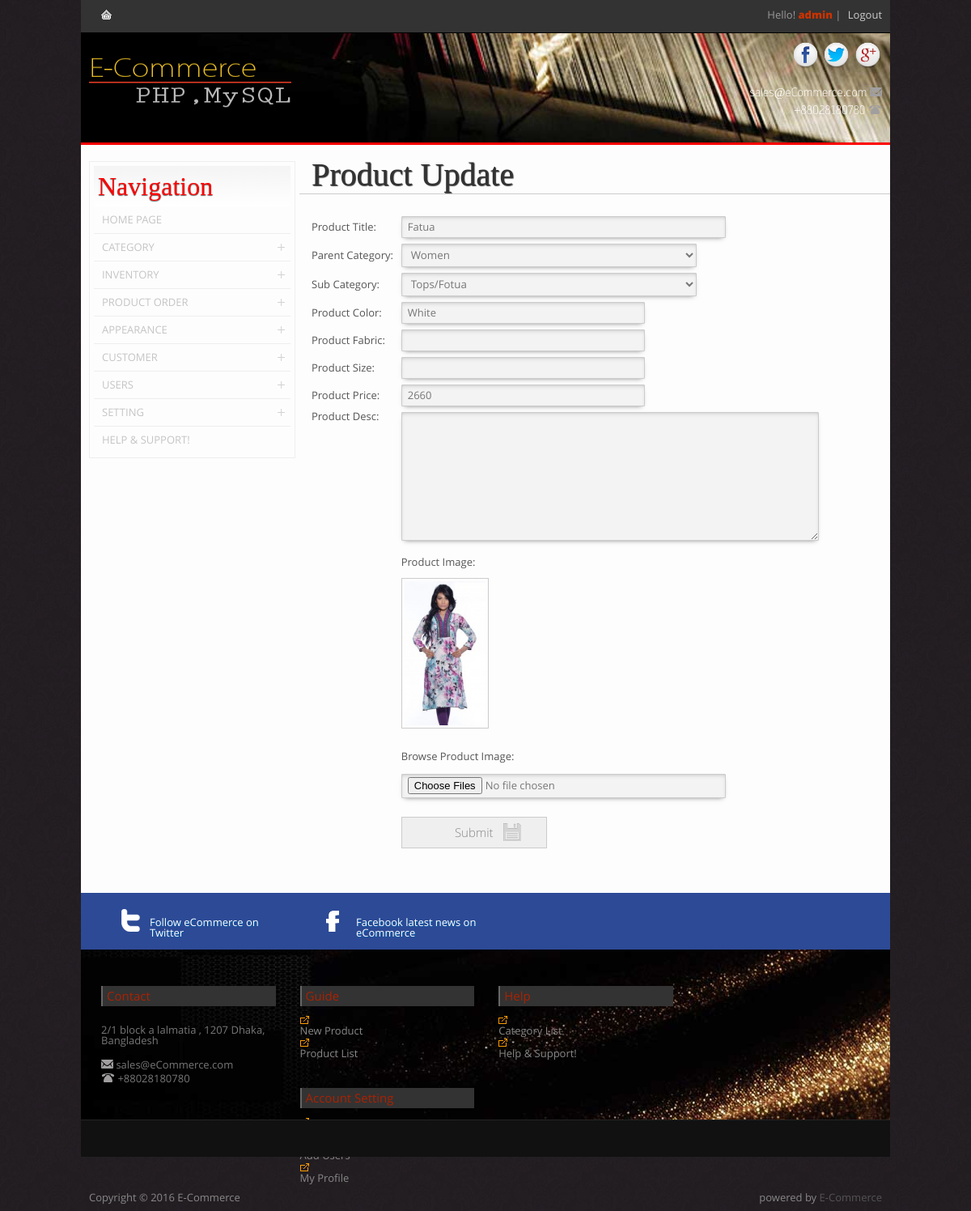
Page /ecommerce/admin/index.php?route=product&option=update&id=8 (signed in) on the committed database.
### tables this page shows
CREATE TABLE IF NOT EXISTS `product_master` (
`product_id` int(11) unsigned NOT NULL,
  `product_code` varchar(150) NOT NULL,
  `product_title` varchar(150) NOT NULL,
  `product_image` text NOT NULL,
  `product_thumb_image` text NOT NULL,
  `product_desc` text NOT NULL,
  `product_color` varchar(150) NOT NULL,
  `product_fabric` varchar(150) NOT NULL,
  `product_price` float NOT NULL,
  `product_special_tag` text NOT NULL,
  `posted_date` datetime NOT NULL,
  `product_category_id` int(11) NOT NULL,
  `product_sub_category_id` int(11) NOT NULL,
  `status` tinyint(4) NOT NULL DEFAULT '1'
);

CREATE TABLE IF NOT EXISTS `category_master` (
`category_id` int(11) unsigned NOT NULL,
  `category_name` varchar(150) NOT NULL,
  `position` varchar(10) NOT NULL,
  `status` tinyint(4) DEFAULT '1'
);

CREATE TABLE IF NOT EXISTS `sub_category_master` (
`sub_category_id` int(11) unsigned NOT NULL,
  `parent_category_id` int(11) NOT NULL,
  `sub_category_name` varchar(150) NOT NULL,
  `status` tinyint(4) NOT NULL DEFAULT '1'
);

### ecommerce/admin/Model/dbclass.php (called while the page is built, shortened)
<?php
	class Model_DBClass {
		public $_hostName = "localhost";
		public $_userName = "ecom";
		public $_userPass = "ecom@12345";
		protected $_link;
		public function __construct(){
			if(!$this->_link = @mysql_pconnect($this->_hostName, $this->_userName, $this->_userPass)){
				echo 'Could not connect to the database Server!';
			}
		}
		public function doQuery($query){
			$result = mysql_query($query, $this->_link);
			return $result;
		}
		public function fetchObject($result){
			$row = mysql_fetch_object($result);
			return $row;
		}
	}

### ecommerce/admin/Views/process/product_update_process.php (called while the page is built, shortened)
<?php
$id = $_GET["id"];
$query = "SELECT * FROM product_master WHERE product_id = $id";
$result= $dbObj->doQuery($query);
$row = $dbObj->fetchObject($result);
?>

### ecommerce/admin/Views/product_update.php (the view, shortened to what this page needs)
<?php require_once 'process/product_update_process.php';?>
<div class="content_box_aside">
    <div class="aside_box">
    <h2>
        Navigation</h2>
        <div class="glossymenu">
			<?php require_once 'SiteMenu.php'; ?>
    	</div>
    </div>
</div>
<div class="content_box_main">
    <div class="topic_title">
    <h2>
        Product Update</h2>
    </div>
    <div class="topic_details">
        <form id="validate" class="form" method="post" action="" onsubmit="" name="" enctype="multipart/form-data">
        <table width="100%" border="0" cellpadding="0" cellspacing="5">
        <tr>
            <td width="15%"><label>Product Title:</label></td>
            <td width="85%"><input type="text" name="product_title" value="<?php echo $row->product_title; ?>" id="title" class="input_field"  style="width:385px" /></td>
          </tr>
          <tr>
            <td><label>Parent Category:</label></td>
            <td>
            <select name="cat_id" id="cat_id" class="input_field" style="width:365px" onchange="subCat()" >
                <?php
                    $getCat = "SELECT * FROM category_master WHERE category_id = $row->product_category_id";
                    $resultCat = $dbObj->doQuery($getCat);
                    $rowCat = $dbObj->fetchObject($resultCat);
                ?>
                <option value="<?php echo $rowCat->category_id ?>"><?php echo ucfirst($rowCat->category_name); ?></option>
            </select>
            </td>
          </tr>
          <tr>
            <td><label> Sub Category:</label></td>
            <td>
				<?php
                $sub_cat_id = $row->product_sub_category_id;
                if(!empty($sub_cat_id))
				{
					$getCat = "SELECT * FROM sub_category_master WHERE sub_category_id=$sub_cat_id";
					$resultCat = $dbObj->doQuery($getCat);
					$rowCat = $dbObj->fetchObject($resultCat);
                ?>
                <select name="sub_cat_id" id="sub_cat_id" class="input_field" style="width:365px" >
                <option value="<?php echo $rowCat->sub_category_id ?>"><?php echo ucfirst($rowCat->sub_category_name); ?></option>
                <?php
				}
                ?>
                </select>
            </td>
          </tr>
          <tr>
            <td><label>Product Color:</label></td>
            <td><input type="text" name="product_color" value="<?php echo $row->product_color; ?>" id="title" class="input_field"  style="width:285px" /></td>
          </tr>
          <tr>
            <td><label>Product Fabric:</label></td>
            <td><input type="text" name="product_fabric" value="<?php echo $row->product_fabric; ?>" id="title" class="input_field"  style="width:285px" /></td>
          </tr>
          <tr>
            <td><label>Product Size:</label></td>
            <td><input type="text" name="product_size" value="<?php echo $row->product_size; ?>" id="title" class="input_field"  style="width:285px" /></td>
          </tr>
          <tr>
            <td><label>Product Price:</label></td>
            <td><input type="text" name="product_price" value="<?php echo $row->product_price; ?>" id="title" class="input_field"  style="width:285px" /></td>
          </tr>
         <tr>
            <td valign="top"><label>Product Desc:</label></td>
            <td><textarea class="ckeditor input_field" name="product_desc" style="width:500px;height:150px" ><?php echo $row->product_desc; ?></textarea></td>
          </tr>
          <tr>
            <td></td>
            <td>
            <br /><label>Product Image:</label>
            <br /><br />
            <img src="../pr_thumb_small/<?php echo $row->product_thumb_image; ?>" width="100px" style="padding:3px; border:solid 1px #ccc;" />
            <br /><br /><br />
            <label>Browse Product Image:</label>
            <br /><br />
            <input type="file" name="file" id="file" class="input_field" style="width:385px" multiple/>
            </td>
          </tr>
          <tr>
            <td>&nbsp;</td>
            <td>&nbsp;</td>
          </tr>
          <tr>
            <td>&nbsp;</td>
            <td><input type="submit" class="my_input_button icon_save" name="sub" value="Submit" style="width:180px"/></td>
          </tr>
        </table>
        </form>
    </div>
</div>

### ecommerce/admin/Style/global_style.css (style rules this page uses)
html { background:#EBEBEB url(../Resources/images/body-bg.jpg); background-repeat: repeat; background-attachment: fixed; }
label { font-size: 13px; color: Gray; }
.input_field { background-color: #f3f3f3; color: #777; font-family: 'Open Sans' , sans-serif; padding: 3px 7px 4px; border: 1px solid #ccc; width: 75%; -webkit-transition: all 0.3s ease-out; -moz-transition: all 0.3s ease-out; -o-transition: all 0.3s ease-out; transition: all 0.3s ease-out; margin-bottom: 0px; margin-left: 0px; margin-right: 0px; margin-top: 2px; box-shadow: 0 2.5px 6px -4px hsl(0, 0%, 40%), inset 0px 2.5px 6px -4px #999; border-radius: 1px; -moz-border-radius: 1px; -webkit-border-radius: 1px; }
.icon_save { background-image: url(../Resources/ico/save.png); background-position: 80% 50%; background-repeat: no-repeat; }
.my_input_button { background-color: #efefef; border: 1px solid #ccc; color: #888; font-size: 15px; font-weight: 300; padding: 8px 20px 9px; -webkit-transition: all 0.3s ease-out; -moz-transition: all 0.3s ease-out; -o-transition: all 0.3s ease-out; transition: all 0.3s ease-out; }

### ecommerce/admin/Style/content.css (style rules this page uses)
.aside_box { border: 1px solid #eee; margin-left:10px; margin-bottom:20px; padding:5px; }
.aside_box h2 { color: #f00; line-height:18px; font: 32px/40px 'Yesteryear', cursive; text-shadow: 0px 1px 1px #666; padding:5px; background: rgb(244,244,244); background: -moz-linear-gradient(top, rgba(244,244,244,1) 0%, rgba(255,255,255,1) 100%); background: -webkit-gradient(linear, left top, left bottom, color-stop(0%,rgba(244,244,244,1)), color-stop(100%,rgba(255,255,255,1))); background: -webkit-linear-gradient(top, rgba(244,244,244,1) 0%,rgba(255,255,255,1) 100%); background: -o-linear-gradient(top, rgba(244,244,244,1) 0%,rgba(255,255,255,1) 100%); background: -ms-linear-gradient(top, rgba(244,244,244,1) 0%,rgba(255,255,255,1) 100%); background: linear-gradient(to bottom, rgba(244,244,244,1) 0%,rgba(255,255,255,1) 100%); filter: progid:DXImageTransform.Microsoft.gradient( startColorstr='#f4f4f4', endColorstr='#ffffff',GradientType=0 ); }
.content_box_main { margin: 0 auto; width:730px; min-height: 10px; float: right; display: block; margin-top: 0px; border-left: 0px solid #eee; padding-top: 0px; padding-bottom: 20px; }
.content_box table { width: 100%; }
.topic_title { position: relative; height: 50px; margin-top: 10px; margin-bottom:20px; border-bottom: 1px solid #CCC; }
.topic_title h2 { margin-top: 7px; margin-left: 5px; float: left; padding-left: 10px; color: #333; font-size:35px; line-height:18px; font: 40px/40px 'Yesteryear', cursive; text-shadow: 1px 1px 1px #333; }
.topic_details { margin-top: 10px; margin-bottom: 20px; padding-left: 10px; }
.topic_details label { font-family: 'Open Sans'; font-size: 13px; color:#555; }

### rows in the picture
product_master: product_title "Fatua", product_color "White", product_price "2660", product_thumb_image (picture)
category_master: cat_id "Women"
sub_category_master: sub_cat_id "Tops/Fotua"

### other values in the picture
$user_name "admin"
